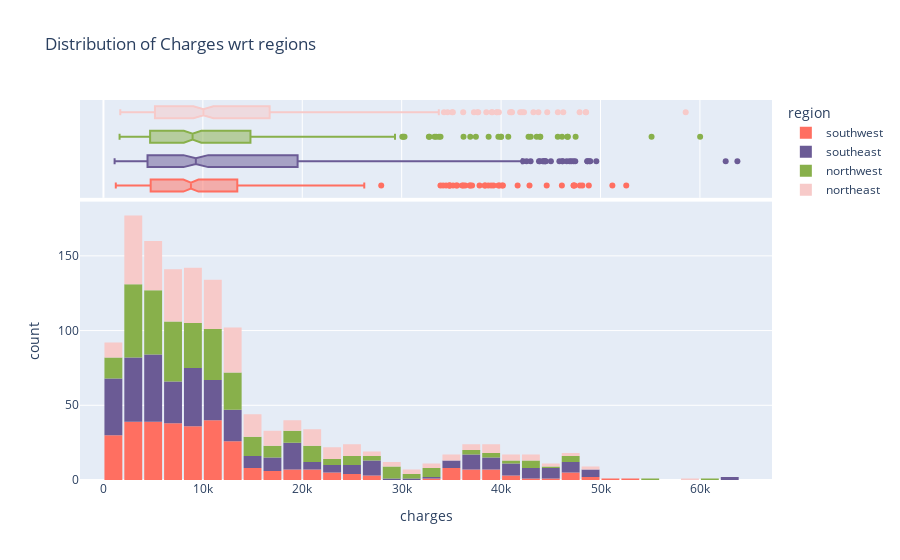

Notebook code cell kept with this figure:
### Code cell
fig = px.histogram(
    data_frame = medical_df,
    x = "charges",
    marginal = "box",
    color = "region",
    color_discrete_sequence = ["#FF6F61", "#6B5B95", "#88B04B", "#F7CAC9"],
    title = "Distribution of Charges wrt regions"
)

fig.update_layout(bargap = 0.1)
fig.show()

### Figure 1 — Plotly figure (JSON) as saved in the notebook; plotly's stock layout.template omitted (floating-point values rounded to 4 significant figures; data arrays with more than 128 entries replaced by an {"elided": "..."} marker saying what was removed)
{"data": [{"alignmentgroup": "True", "bingroup": "x", "hovertemplate": "region=southwest<br>charges=%{x}<br>count=%{y}<extra></extra>", "legendgroup": "southwest", "marker": {"color": "#FF6F61", "pattern": {"shape": ""}}, "name": "southwest", "offsetgroup": "southwest", "orientation": "v", "showlegend": true, "type": "histogram", "x": {"elided": "325 float values"}, "xaxis": "x", "yaxis": "y"}, {"alignmentgroup": "True", "hovertemplate": "region=southwest<br>charges=%{x}<extra></extra>", "legendgroup": "southwest", "marker": {"color": "#FF6F61"}, "name": "southwest", "notched": true, "offsetgroup": "southwest", "showlegend": false, "type": "box", "x": {"elided": "325 float values"}, "xaxis": "x2", "yaxis": "y2"}, {"alignmentgroup": "True", "bingroup": "x", "hovertemplate": "region=southeast<br>charges=%{x}<br>count=%{y}<extra></extra>", "legendgroup": "southeast", "marker": {"color": "#6B5B95", "pattern": {"shape": ""}}, "name": "southeast", "offsetgroup": "southeast", "orientation": "v", "showlegend": true, "type": "histogram", "x": {"elided": "364 float values"}, "xaxis": "x", "yaxis": "y"}, {"alignmentgroup": "True", "hovertemplate": "region=southeast<br>charges=%{x}<extra></extra>", "legendgroup": "southeast", "marker": {"color": "#6B5B95"}, "name": "southeast", "notched": true, "offsetgroup": "southeast", "showlegend": false, "type": "box", "x": {"elided": "364 float values"}, "xaxis": "x2", "yaxis": "y2"}, {"alignmentgroup": "True", "bingroup": "x", "hovertemplate": "region=northwest<br>charges=%{x}<br>count=%{y}<extra></extra>", "legendgroup": "northwest", "marker": {"color": "#88B04B", "pattern": {"shape": ""}}, "name": "northwest", "offsetgroup": "northwest", "orientation": "v", "showlegend": true, "type": "histogram", "x": {"elided": "325 float values"}, "xaxis": "x", "yaxis": "y"}, {"alignmentgroup": "True", "hovertemplate": "region=northwest<br>charges=%{x}<extra></extra>", "legendgroup": "northwest", "marker": {"color": "#88B04B"}, "name": "northwest", "notched": true, "offsetgroup": "northwest", "showlegend": false, "type": "box", "x": {"elided": "325 float values"}, "xaxis": "x2", "yaxis": "y2"}, {"alignmentgroup": "True", "bingroup": "x", "hovertemplate": "region=northeast<br>charges=%{x}<br>count=%{y}<extra></extra>", "legendgroup": "northeast", "marker": {"color": "#F7CAC9", "pattern": {"shape": ""}}, "name": "northeast", "offsetgroup": "northeast", "orientation": "v", "showlegend": true, "type": "histogram", "x": {"elided": "324 float values"}, "xaxis": "x", "yaxis": "y"}, {"alignmentgroup": "True", "hovertemplate": "region=northeast<br>charges=%{x}<extra></extra>", "legendgroup": "northeast", "marker": {"color": "#F7CAC9"}, "name": "northeast", "notched": true, "offsetgroup": "northeast", "showlegend": false, "type": "box", "x": {"elided": "324 float values"}, "xaxis": "x2", "yaxis": "y2"}], "layout": {"bargap": 0.1, "barmode": "relative", "legend": {"title": {"text": "region"}, "tracegroupgap": 0}, "title": {"text": "Distribution of Charges wrt regions"}, "xaxis": {"anchor": "y", "domain": [0, 1], "title": {"text": "charges"}}, "xaxis2": {"anchor": "y2", "domain": [0, 1], "matches": "x", "showgrid": true, "showticklabels": false}, "yaxis": {"anchor": "x", "domain": [0, 0.7326], "title": {"text": "count"}}, "yaxis2": {"anchor": "x2", "domain": [0.7426, 1], "matches": "y2", "showgrid": false, "showline": false, "showticklabels": false, "ticks": ""}}}
